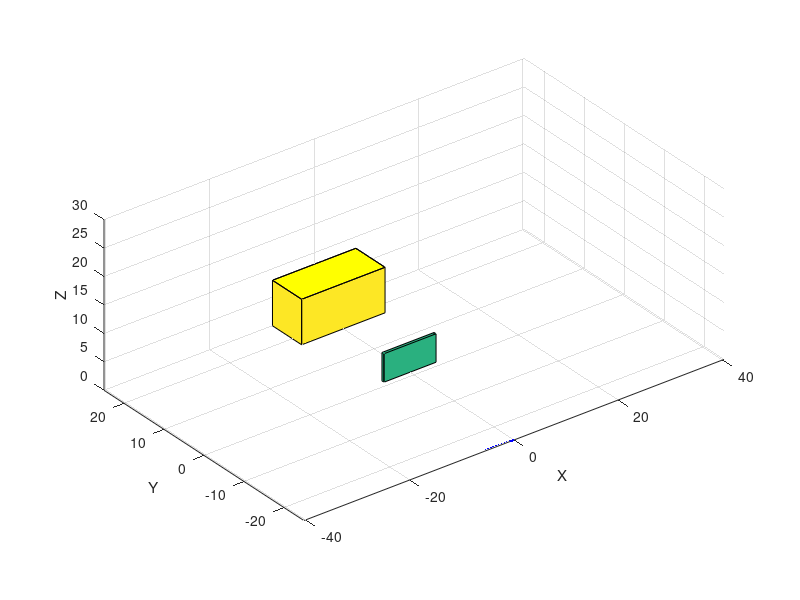

Here is the MATLAB script that generated this plot:
ballsWeightAndMass=[46.99,5.893,6.883185 ];
 	 
clear;

disp("Free Kick Simulator");

% Get input from the user
Vf1 = input('Enter velocity for the kick: '); % Velocity of the foot before Kick 

% Constant Variable
AD = 1.2;       % Air Density at Sea Level (kg/m^3)
DC = 0.8;       % Drag Coefficient
cross_section = 0.1;  % Cross section area of a soccer ball (varies in size)
G = 9.81;              % Gravity
D = AD * DC * cross_section; % Drag Calculation
t = 0:0.1:15; % Time

ball_mass = 6.8;      % Mass of the Ball (varies in size)
foot_mass = 1.43;      % Mass of the Foot
e = 0.68;       % Coefficient 
Vf2 = 1;            % Velocity of the foot after Kick
Vb1 = 0;        % Velocity of the ball before Kick (Constant value 0)
Vb2 = (Vf1 * (foot_mass * (1+ e)) + Vb1 * (ball_mass - e * foot_mass)) / (foot_mass + ball_mass); % Velocity of the ball after Kick

%goal post
l =  8;                                                 % Length
w = 7.3;                                                 % Width
h = 8;                                                 % Height
X = [-1  -1   1   1  -1; -1  -1   1   1  -1]*l;
Y = [2.42  3.42   3.42  2.42  2.42; 2.42   3.42   3.42  2.42  2.42]*w;
Z = [ 1   1   1   1   1;  0   0   0   0   0]*h;
figure(1)
surf(X, Y, Z)                                           % Plot Walls post
hold on
patch(X(1,:), Y(1,:), Z(1,:), 'y')               


wX = [-1  -1   1   1  -1; -1  -1   1   1  -1]*5;
wY = [2  3   3  2  2; 2   3   3  2  2]*0.5;
wZ = [ 1   1   1   1   1;  0   0   0   0   0]*5;

surf(wX, wY, wZ)                                           % Plot Wall of meat
patch(X(1,:) + 15, Y(1,:) + 20, Z(1,:), 'y')            

grid on
axis equal
axis([-40.3  40.3 -25  25 0 30])
hold on

%Label Graph
xlabel('X');
ylabel('Y');
zlabel('Z');

y_initial = -25;

% Calculate the Velocity respect to angle
vx = -30;
v0y = Vb2 * cosd(30);
v0z = Vb2 * sind(30);
vz = v0z-G*t;
    x = vx*t;
    y = y_initial+v0y.*t;
    z = v0z.*t-0.5*G*(t.^2);
for t = 0:0.1:15 % Time
    % Calculate the position
    plot3(x,y,z,'-b');
    drawnow limitrate;
    pause(0.2)
    
end


% Calculate the position

% Then plot 3D
